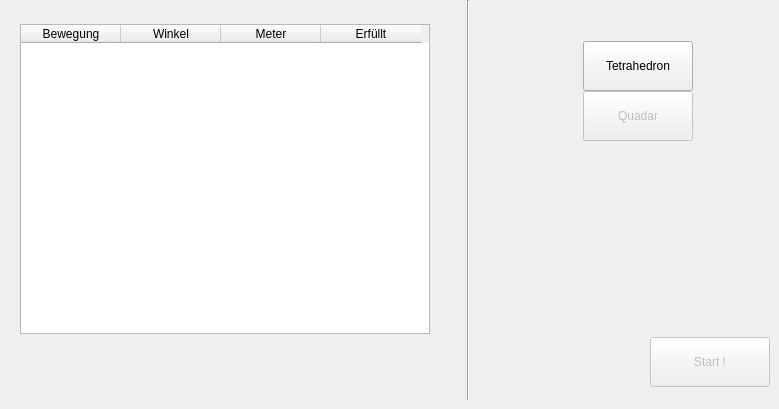
       <widget class="QWidget" name="tab_route">
        <attribute name="title">
         <string>Flight Route</string>
        </attribute>
        <widget class="QTableWidget" name="tableWidgetRoute">
         <property name="geometry">
          <rect>
           <x>20</x>
           <y>24</y>
           <width>410</width>
           <height>310</height>
          </rect>
         </property>
         <property name="maximumSize">
          <size>
           <width>741</width>
           <height>351</height>
          </size>
         </property>
         <attribute name="horizontalHeaderDefaultSectionSize">
          <number>100</number>
         </attribute>
         <attribute name="horizontalHeaderMinimumSectionSize">
          <number>56</number>
         </attribute>
         <column>
          <property name="text">
           <string>Bewegung</string>
          </property>
         </column>
         <column>
          <property name="text">
           <string>Winkel</string>
          </property>
         </column>
         <column>
          <property name="text">
           <string>Meter</string>
          </property>
         </column>
         <column>
          <property name="text">
           <string>Erfüllt</string>
          </property>
         </column>
        </widget>
        <widget class="QPushButton" name="pB_startRoute">
         <property name="enabled">
          <bool>false</bool>
         </property>
         <property name="geometry">
          <rect>
           <x>650</x>
           <y>337</y>
           <width>120</width>
           <height>50</height>
          </rect>
         </property>
         <property name="text">
          <string>Start !</string>
         </property>
        </widget>
        <widget class="QPushButton" name="pB_flyT">
         <property name="geometry">
          <rect>
           <x>583</x>
           <y>41</y>
           <width>110</width>
           <height>50</height>
          </rect>
         </property>
         <property name="text">
          <string>Tetrahedron</string>
         </property>
        </widget>
        <widget class="QPushButton" name="pushButton_3">
         <property name="enabled">
          <bool>false</bool>
         </property>
         <property name="geometry">
          <rect>
           <x>583</x>
           <y>91</y>
           <width>110</width>
           <height>50</height>
          </rect>
         </property>
         <property name="text">
          <string>Quadar</string>
         </property>
        </widget>
        <widget class="Line" name="line_4">
         <property name="geometry">
          <rect>
           <x>418</x>
           <y>0</y>
           <width>100</width>
           <height>400</height>
          </rect>
         </property>
         <property name="orientation">
          <enum>Qt::Vertical</enum>
         </property>
        </widget>
       </widget>
